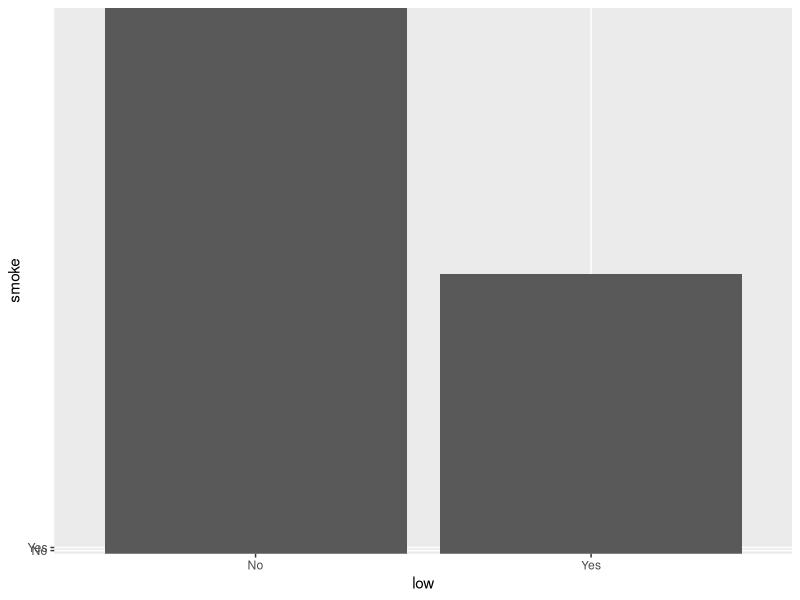
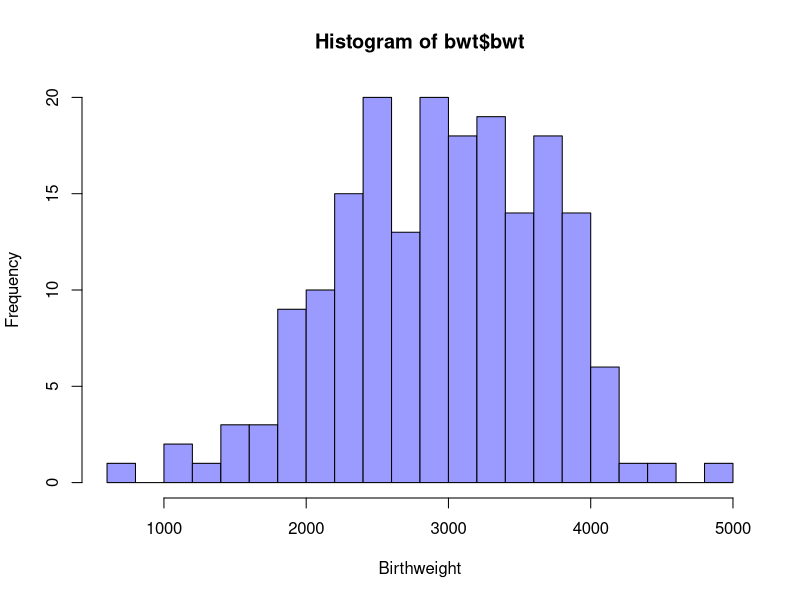
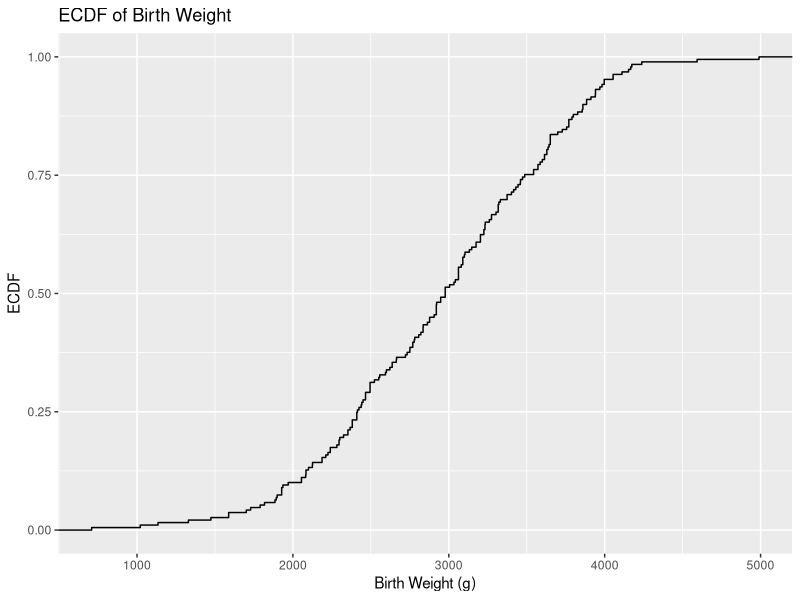
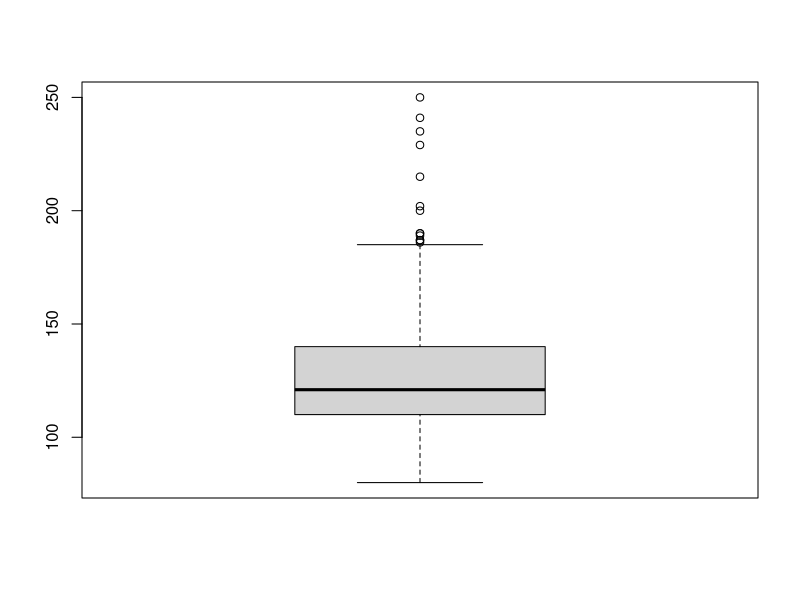
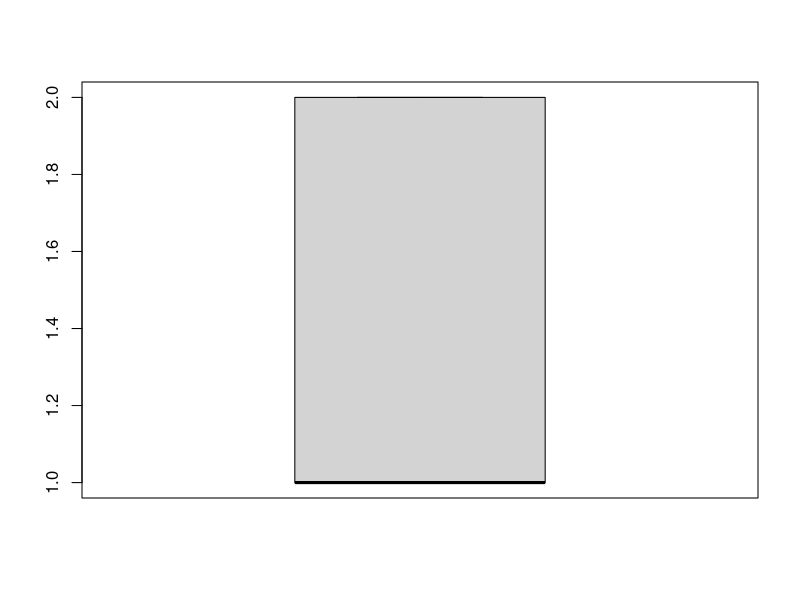
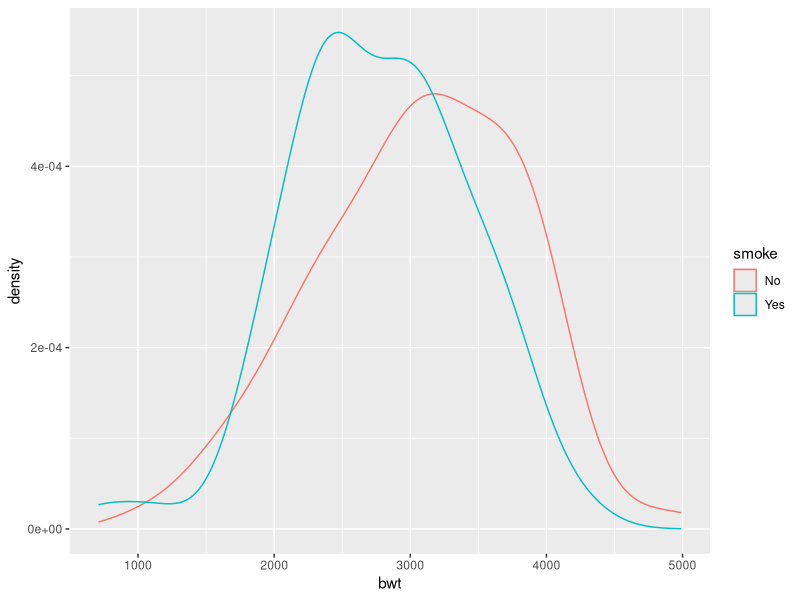
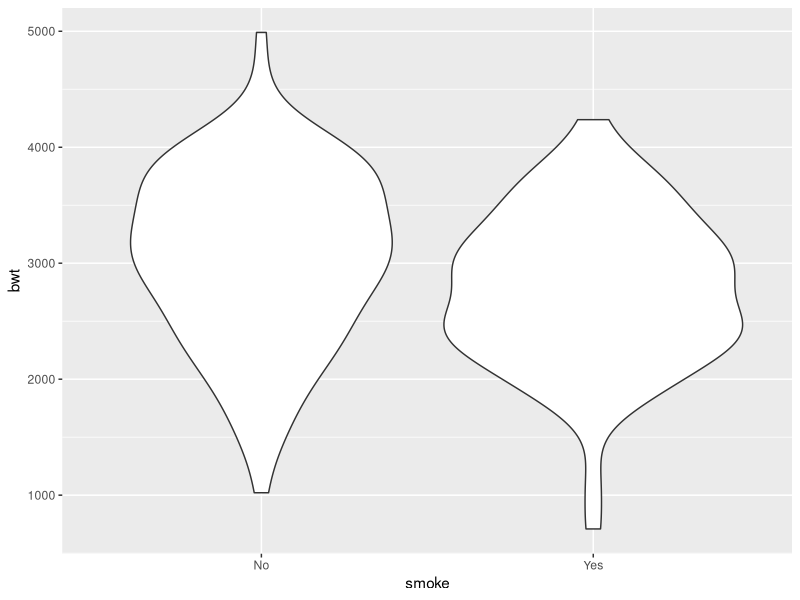
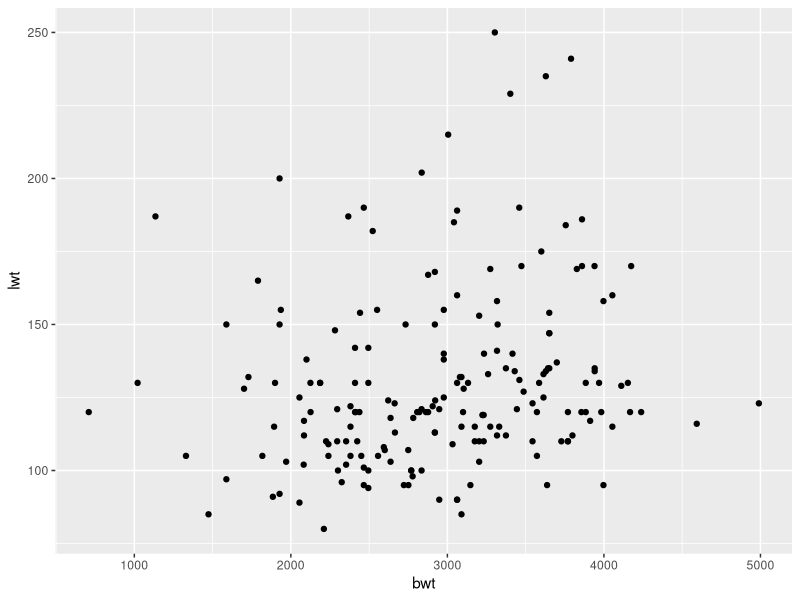

Source code (R) for these figures, in order:
library(MASS)
library(dplyr)
library(ggplot2)
library(forcats)
data(birthwt)
bwt <- birthwt %>%
  mutate(
    race = factor(race, levels = c(1,2,3),
                  labels = c("White","Black","Other")),
    smoke = factor(smoke, levels = c(0,1),
                   labels = c("No","Yes")),
    ht = factor(ht, levels = c(0,1),
                labels = c("No","Yes")),
    ui = factor(ui, levels = c(0,1),
                labels = c("No","Yes")),
    low = factor(low, levels = c(0,1),
                 labels = c("No","Yes"))
  )

#1.1 Every row in this ds shows a birthing with given attributes
#1.2 & 3
#low: categorical; 1 if the baby was born underweight
#age: numeric; age of the mother at time of birth in years
#lwt: numeric; the last weight of the mother before pregnancy (in pounds)
#race: categorical; ethnicity of the mother
#smoke: categorical; 1 if the mother smoked during pregnancy
#ptl: numeric; previous preterm labours
#ht: categorical; 1 if the mother had hight blood pressure / hypertension
#ui: categorical; 1 if the mother had uterine irritablity
#ftv: numeric; number of first trimester doctor visits
#bwt: numeric; weight of baby after birth (in gramms)
bwt


p <- ggplot(data=data.frame(low=bwt$low, smoke=bwt$smoke), aes(x=low, y=smoke)) + geom_bar(stat="identity")
p

prop.table(table(bwt$low))
#=>  31%: very very high ()


#3.1
hist(bwt$bwt, xlab = "Birthweight", col="#9a9aff", breaks = 25)
#3.2: A higher bin width smoothens out the histogram, but makes it less precise
#3.3: symmetric with a tiny right shift



#4.1
p <- ggplot(bwt, aes(x = bwt)) + stat_ecdf() + labs( title = "ECDF of Birth Weight",
                                                x = "Birth Weight (g)",
                                                y = "ECDF")

p
#4.2 ~ 37.5%
#4.3
median(bwt$bwt)

#5.1

sixnumsum <- function(x){
  return (c(fivenum(x), mean(x)))
}

sixnumsum(bwt$bwt)

#5.2
#the lower the Pearson skewness coefficient is, the more evenly is the data spread.
#the psc of {1, 1.5, 2, 1.3, 1000} would have a very high psc, because its highly spread

psc <- abs((mean(bwt$bwt) - median(bwt$bwt)) / sd(bwt$bwt))
psc


#6
range(bwt$lwt)
IQR(bwt$lwt)
sd(bwt$lwt)

#6.2: sd, because the IQR may not capture outliers in high X ranges, like in the example above (5.2)
#?: Does he (the prof) want to capture the outliers or not? I know that most of the time u dont, but 
#   "as a measure of spread" sounds like you really want to capture those strong outliers

boxplot(bwt$lwt)
# a lot of "outliers"

#7.1
boxplot(bwt$smoke)

#7.2
median(bwt$bwt[bwt$smoke =="No"],na.rm = TRUE)
median(bwt$bwt[bwt$smoke =="Yes"],na.rm = TRUE)

#7.3
IQR(bwt$bwt[bwt$smoke == "No"], na.rm = TRUE)
IQR(bwt$bwt[bwt$smoke == "Yes"], na.rm = TRUE)

#7.4 there are more outliers in the no smoking group
x <- bwt$bwt[bwt$smoke == "No"]
abs((mean(x) - median(x)) / sd(x))
x <- bwt$bwt[bwt$smoke == "Yes"]
abs((mean(x) - median(x)) / sd(x))

#8.1
ggplot(bwt, aes(x = bwt, color = smoke)) +
  geom_density()
#8.2 The birthweight of smokers is 1. higher, and 2. less more spreaded out.
#Its less dense then the bwt of non smokers

#9.1
ggplot(bwt, aes(x = smoke, y = bwt)) +
  geom_violin()
#9.2 it also reveals the kernel density estimation

#10.1
ggplot(bwt, aes(x = bwt, y = lwt)) +
  geom_point()

#10.2
#this shows that the weight of mother does not influance the weight of the baby by a significant amount
#10.3
#yes, one baby was born with ~450g and one with 5kg, and one mother weights 250 pounds while her baby weighs ~3.2kg
#also, there is one baby with ~1.2kg (which is critically light) despite its mother weighing almost 200 pounds

#11.1
r <- cor(bwt$lwt, bwt$bwt, use = "complete.obs")
r
#=> 0.186 => The heavier the mother, the heavier the child.
#11.2=> direction: postive, strenght: 18,6%
#11.3 Yes, it leans towards a positive linear correlation, but its of no significance

#12.1
t <- table(bwt$smoke, bwt$low)
t
#12.2
prop.table(t, margin = 1)
#12.3 Smokers

#13
#Null Hypothesis: Underweight births are tied to if the mother smokes
#Alternative Hypothesis: Smoking is not tied to underweight carriage
chisq.test(bwt$smoke, bwt$low)
#=> p = 0.03958 <=> p < 0.05 => we discard the null Hypothesis.

#15.1

lm(bwt ~ lwt, data = bwt)

#15.2

#bwt(lwt) = 2369.624 + 4.429*lwt

#15.3
#The expected weight in gramms at birth is 2369.624, plus 4.429 times the weight of the mother in pounds

#16.1

ggplot(bwt, aes(x = bwt, y = lwt)) +
  geom_smooth(method="lm")

#16.2 the relation lmt ~ bwt is linear, so a straight line seems fitting, yes.

#16.3 definitely smoke, as it was already shown in several subtasks that it has a big
# impact on the bwt

#17.1
#non-smokers
mean(bwt$bwt[bwt$smoke=="No"])
median(bwt$bwt[bwt$smoke=="No"])
#smokers
mean(bwt$bwt[bwt$smoke=="Yes"])
median(bwt$bwt[bwt$smoke=="Yes"])


'
The contingency table clearly showed that smoking during pregnency increases the rate of
having a lwt. This is backed up by the means and medians above, which also show that
smoking during pregnency decreases the expected bwt.
The violin graphs also show that not only is the average bwt lower, the spreading (and therefore
the chance of potential outliers) is increased when smoking. The density- and boxgraph show the same.
'

#18
#It is important to look at both numeric and graphical summaries, because either one can
#be misleading in certain regards. For example, the mean can be misleading when the data has outliers,
#but the median can be misleading when trying to spot these exact outliers. The graphical summaries
#on the other hand may give you a better view on the big picture, but make it hard to get precise data.
#They are also limited in what they can show; Most graphs are 2 Dimensional and can therefore only
#represent the relation of 2 variables at a time, which may not be sufficient.
#An example for this is the scatter plot, which provided us with the outliers, which are
#not visible to most numeric answers.
